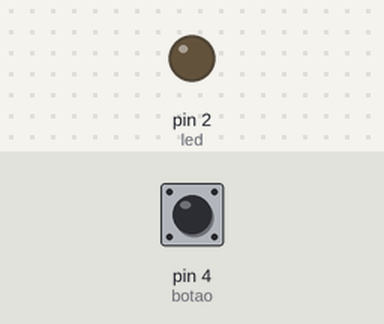
Bench run of a sketch on a simulated Arduino Uno, built with avr-gcc and run on an emulated ATmega328P. On the bench: output pins drawn as LEDs (lit = HIGH). Inputs (shaded band) come from the test bench; at power-on: pin 4 (botao) HIGH.

Above: at 2.2 s.
2.3 s: pin 4 (botao) pulled LOW for 0.85 s
At 3.3 s:
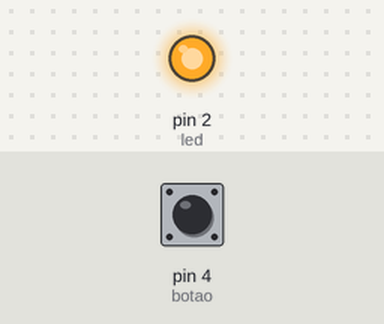
5.0 s: pin 4 (botao) pulled LOW for 3.2 s
At 8.7 s:
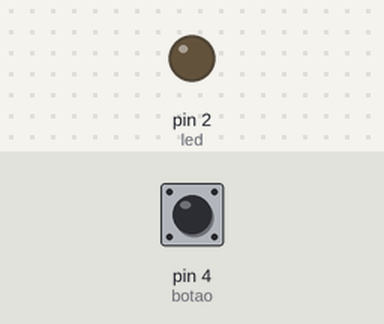
Timing chart, 0 to 10.2 s (numbered marks = the images above; inputs shaded):
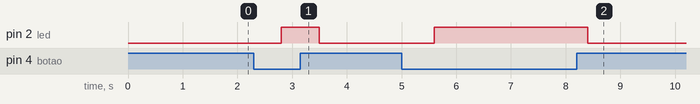

The sketch:

q2a-circuito2A.ino
```cpp
// Questão 2A - CP5 Disruptive Architectures
// Autor: Paulo André Carminati - RM557881 - Turma 2TDSPZ

int led = 2;
int botao = 4;

void setup() {
  pinMode(led, OUTPUT);
  pinMode(botao, INPUT);
}

void loop() {
  int estadoBotao = digitalRead(botao);

  if (estadoBotao == LOW) {  // Botão pressionado
    digitalWrite(led, HIGH);
    delay(700);
  } else {                   // Botão solto
    digitalWrite(led, LOW);
    delay(700);
  }
}
```

Measured:
- after the input at 2.3 s, pin 2 (led): LOW → HIGH after 0.50 s, → LOW 0.70 s later
- after the input at 5.0 s, pin 2 (led): LOW → HIGH after 0.60 s, → LOW 2.8 s later
